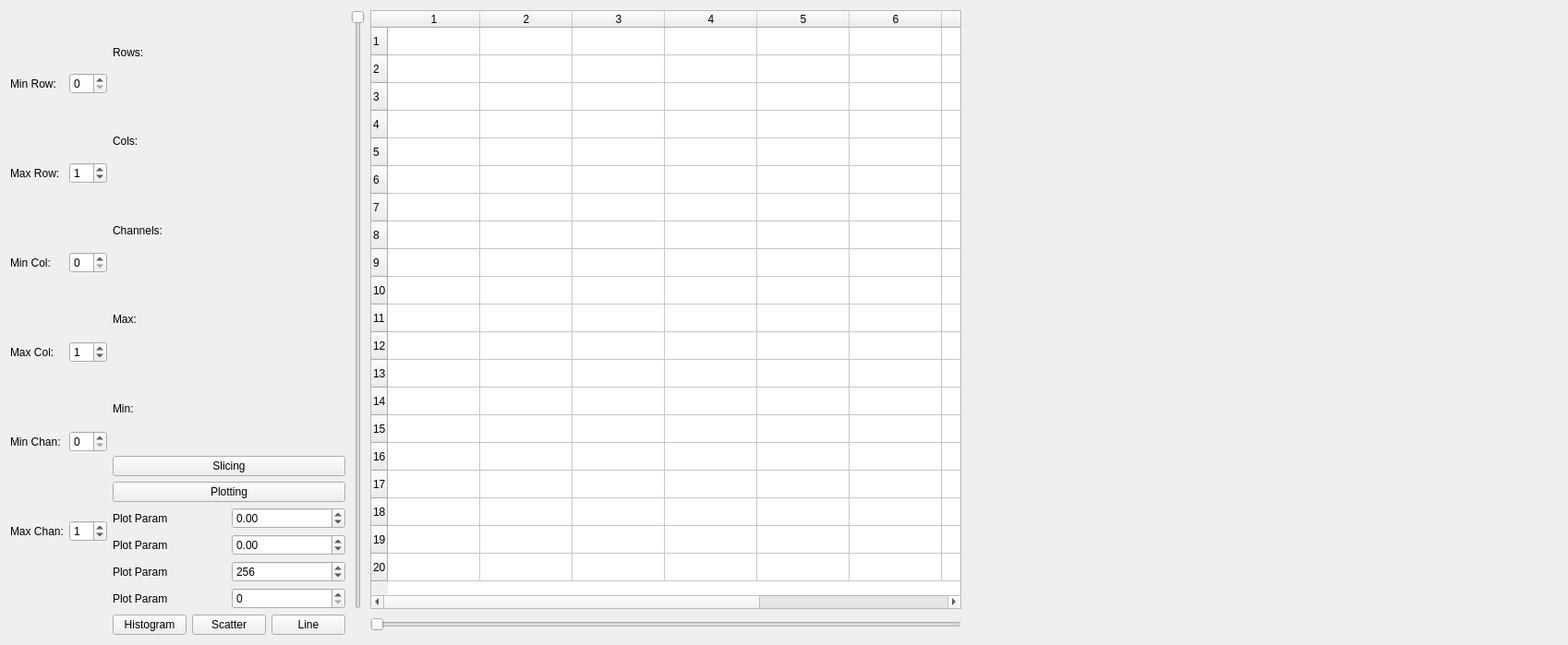
<?xml version="1.0" encoding="UTF-8"?>
<ui version="4.0">
 <class>matView</class>
 <widget class="QWidget" name="matView">
  <property name="geometry">
   <rect>
    <x>0</x>
    <y>0</y>
    <width>1679</width>
    <height>699</height>
   </rect>
  </property>
  <property name="windowTitle">
   <string>Form</string>
  </property>
  <layout class="QGridLayout" name="gridLayout_2">
   <item row="0" column="0">
    <layout class="QGridLayout" name="gridLayout">
     <item row="2" column="3">
      <widget class="QSlider" name="horizontalSlider">
       <property name="orientation">
        <enum>Qt::Horizontal</enum>
       </property>
      </widget>
     </item>
     <item row="0" column="2" rowspan="2">
      <widget class="QSlider" name="verticalSlider">
       <property name="orientation">
        <enum>Qt::Vertical</enum>
       </property>
       <property name="invertedAppearance">
        <bool>true</bool>
       </property>
      </widget>
     </item>
     <item row="0" column="4" rowspan="2" colspan="3">
      <widget class="QCustomPlot" name="plot" native="true">
       <property name="sizePolicy">
        <sizepolicy hsizetype="Expanding" vsizetype="Expanding">
         <horstretch>0</horstretch>
         <verstretch>0</verstretch>
        </sizepolicy>
       </property>
       <property name="minimumSize">
        <size>
         <width>640</width>
         <height>640</height>
        </size>
       </property>
       <property name="sizeIncrement">
        <size>
         <width>16</width>
         <height>16</height>
        </size>
       </property>
      </widget>
     </item>
     <item row="0" column="1">
      <layout class="QVBoxLayout" name="verticalLayout_3">
       <item>
        <widget class="QLabel" name="rowLbl">
         <property name="text">
          <string>Rows:</string>
         </property>
        </widget>
       </item>
       <item>
        <widget class="QLabel" name="colLbl">
         <property name="text">
          <string>Cols:</string>
         </property>
        </widget>
       </item>
       <item>
        <widget class="QLabel" name="chLbl">
         <property name="text">
          <string>Channels:</string>
         </property>
        </widget>
       </item>
       <item>
        <widget class="QLabel" name="maxLbl">
         <property name="text">
          <string>Max:</string>
         </property>
        </widget>
       </item>
       <item>
        <widget class="QLabel" name="minLbl">
         <property name="text">
          <string>Min:</string>
         </property>
        </widget>
       </item>
       <item>
        <widget class="QPushButton" name="slicingButton">
         <property name="text">
          <string>Slicing</string>
         </property>
         <property name="checkable">
          <bool>true</bool>
         </property>
        </widget>
       </item>
       <item>
        <widget class="QPushButton" name="plotButton">
         <property name="text">
          <string>Plotting</string>
         </property>
         <property name="checkable">
          <bool>true</bool>
         </property>
        </widget>
       </item>
      </layout>
     </item>
     <item row="0" column="0" rowspan="2">
      <layout class="QGridLayout" name="gridLayout_4">
       <item row="3" column="1">
        <widget class="QSpinBox" name="maxColSlice">
         <property name="value">
          <number>1</number>
         </property>
        </widget>
       </item>
       <item row="1" column="0">
        <widget class="QLabel" name="label_8">
         <property name="text">
          <string>Max Row:</string>
         </property>
        </widget>
       </item>
       <item row="2" column="0">
        <widget class="QLabel" name="label_7">
         <property name="text">
          <string>Min Col:</string>
         </property>
        </widget>
       </item>
       <item row="3" column="0">
        <widget class="QLabel" name="label_2">
         <property name="text">
          <string>Max Col:</string>
         </property>
        </widget>
       </item>
       <item row="4" column="0">
        <widget class="QLabel" name="label_10">
         <property name="text">
          <string>Min Chan:</string>
         </property>
        </widget>
       </item>
       <item row="2" column="1">
        <widget class="QSpinBox" name="minColSlice"/>
       </item>
       <item row="0" column="1">
        <widget class="QSpinBox" name="minRowSlice"/>
       </item>
       <item row="1" column="1">
        <widget class="QSpinBox" name="maxRowSlice">
         <property name="value">
          <number>1</number>
         </property>
        </widget>
       </item>
       <item row="0" column="0">
        <widget class="QLabel" name="label_9">
         <property name="text">
          <string>Min Row:</string>
         </property>
        </widget>
       </item>
       <item row="4" column="1">
        <widget class="QSpinBox" name="minChanSlice"/>
       </item>
       <item row="5" column="1">
        <widget class="QSpinBox" name="maxChanSlice">
         <property name="value">
          <number>1</number>
         </property>
        </widget>
       </item>
       <item row="5" column="0">
        <widget class="QLabel" name="label_16">
         <property name="text">
          <string>Max Chan:</string>
         </property>
        </widget>
       </item>
      </layout>
     </item>
     <item row="0" column="3" rowspan="2">
      <widget class="QTableWidget" name="itemView">
       <property name="minimumSize">
        <size>
         <width>640</width>
         <height>640</height>
        </size>
       </property>
       <property name="sizeIncrement">
        <size>
         <width>8</width>
         <height>8</height>
        </size>
       </property>
       <property name="rowCount">
        <number>20</number>
       </property>
       <property name="columnCount">
        <number>9</number>
       </property>
       <row/>
       <row/>
       <row/>
       <row/>
       <row/>
       <row/>
       <row/>
       <row/>
       <row/>
       <row/>
       <row/>
       <row/>
       <row/>
       <row/>
       <row/>
       <row/>
       <row/>
       <row/>
       <row/>
       <row/>
       <column/>
       <column/>
       <column/>
       <column/>
       <column/>
       <column/>
       <column/>
       <column/>
       <column/>
      </widget>
     </item>
     <item row="1" column="1">
      <layout class="QGridLayout" name="gridLayout_3">
       <item row="2" column="0">
        <widget class="QLabel" name="paramLbl3">
         <property name="text">
          <string>Plot Param</string>
         </property>
        </widget>
       </item>
       <item row="1" column="0">
        <widget class="QLabel" name="paramLbl2">
         <property name="text">
          <string>Plot Param</string>
         </property>
        </widget>
       </item>
       <item row="0" column="0">
        <widget class="QLabel" name="paramLbl1">
         <property name="text">
          <string>Plot Param</string>
         </property>
        </widget>
       </item>
       <item row="2" column="1">
        <widget class="QSpinBox" name="param3">
         <property name="maximum">
          <number>100000</number>
         </property>
         <property name="value">
          <number>256</number>
         </property>
        </widget>
       </item>
       <item row="3" column="1">
        <widget class="QSpinBox" name="param4"/>
       </item>
       <item row="3" column="0">
        <widget class="QLabel" name="paramLbl4">
         <property name="text">
          <string>Plot Param</string>
         </property>
        </widget>
       </item>
       <item row="0" column="1">
        <widget class="QDoubleSpinBox" name="param1">
         <property name="minimum">
          <double>-100000.000000000000000</double>
         </property>
         <property name="maximum">
          <double>10000000.000000000000000</double>
         </property>
        </widget>
       </item>
       <item row="1" column="1">
        <widget class="QDoubleSpinBox" name="param2">
         <property name="minimum">
          <double>-100000.000000000000000</double>
         </property>
         <property name="maximum">
          <double>1000000000.000000000000000</double>
         </property>
         <property name="singleStep">
          <double>256.000000000000000</double>
         </property>
        </widget>
       </item>
      </layout>
     </item>
     <item row="2" column="1">
      <layout class="QHBoxLayout" name="horizontalLayout">
       <item>
        <widget class="QPushButton" name="histButton">
         <property name="text">
          <string>Histogram</string>
         </property>
         <property name="checkable">
          <bool>true</bool>
         </property>
        </widget>
       </item>
       <item>
        <widget class="QPushButton" name="scatterButton">
         <property name="text">
          <string>Scatter</string>
         </property>
         <property name="checkable">
          <bool>true</bool>
         </property>
        </widget>
       </item>
       <item>
        <widget class="QPushButton" name="lineButton">
         <property name="text">
          <string>Line</string>
         </property>
         <property name="checkable">
          <bool>true</bool>
         </property>
        </widget>
       </item>
      </layout>
     </item>
    </layout>
   </item>
  </layout>
 </widget>
 <customwidgets>
  <customwidget>
   <class>QCustomPlot</class>
   <extends>QWidget</extends>
   <header>qcustomplot.h</header>
   <container>1</container>
  </customwidget>
 </customwidgets>
 <resources/>
 <connections/>
</ui>
